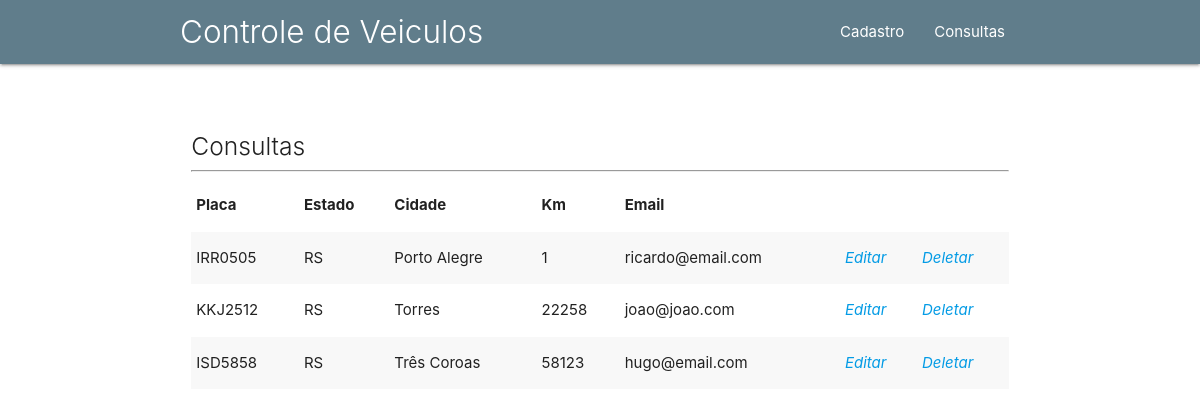
/consultas.php, run on the app's committed database.
### tables this page shows
CREATE TABLE `tb_veiculos` (
  `id` int(11) NOT NULL,
  `placa` varchar(40) NOT NULL,
  `estado` varchar(40) NOT NULL,
  `cidade` varchar(40) NOT NULL,
  `km` varchar(40) NOT NULL,
  `email` varchar(50) NOT NULL
);

### banco_de_dados/read.php (the view)
<?php
include_once 'conexao.php';
$querySelect = $link->query ("select * from tb_veiculos");
while ($registros = $querySelect->fetch_assoc()):
	$id     = $registros['id'];
	$placa  = $registros['placa'];
	$estado = $registros['estado'];
	$cidade = $registros['cidade'];
	$km     = $registros['km'];
	$email  = $registros['email'];
	echo "<tr>";
	echo "<td>$placa</td><td>$estado</td><td>$cidade</td><td>$km</td><td>$email</td>";
	echo "<td><a href='editar.php?id=$id'><i>Editar</i></a></td>";
	echo "<td><a href='banco_de_dados/delete.php?id=$id'><i>Deletar</i></a></td>";
	echo "</tr>";
endwhile
?>

### includes/header.inc.php (shortened to what this page needs)
<!DOCTYPE html>
<html>
    <head>
        <link rel="stylesheet" type="text/css" href="css/materialize.min.css">
    </head>
    <body>

### includes/menu.inc.php
<nav class="blue-grey">
            <div class="nav-wrapper container">
                <div class="brand-logo light">Controle de Veiculos</div>
                <ul class="right">
                    <li><a href="index.php">Cadastro</a></li>
                    <li><a href="consultas.php">Consultas</a></li>
            </div>
        </nav>

### consultas.php
<?php include_once 'includes/header.inc.php' ?>
<?php include_once 'includes/menu.inc.php' ?>
	<p>&nbsp;</p>
	<div class="row container">
		<div class="col s12">
			<h5 class="light">Consultas</h5><hr>
			<table class="striped">
				<thead>
					<tr>
						<th>Placa</th>
						<th>Estado</th>
						<th>Cidade</th>
						<th>Km</th>
						<th>Email</th>
					</tr>
				</thead>
				<tbody>
					<?php
						include_once 'banco_de_dados/read.php';
					 ?>
				</tbody>
			</table>
		</div>
	</div>
<?php include_once 'includes/footer.inc.php' ?>

### includes/footer.inc.php (shortened to what this page needs)
    </body>
</html>

### data on the page
tb_veiculos: placa "IRR0505", estado "RS", cidade "Porto Alegre", km "1", email "ricardo@email.com"
tb_veiculos: placa "KKJ2512", estado "RS", cidade "Torres", km "22258", email "joao@joao.com"
tb_veiculos: placa "ISD5858", estado "RS", cidade "Três Coroas", km "58123", email "hugo@email.com"
